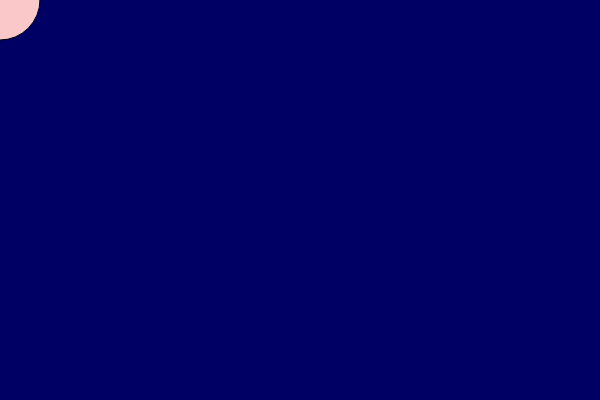
Frame 1 (no input)
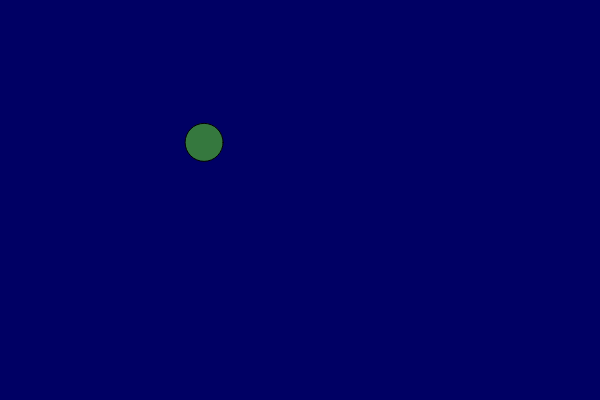
Frame 60 (no input)
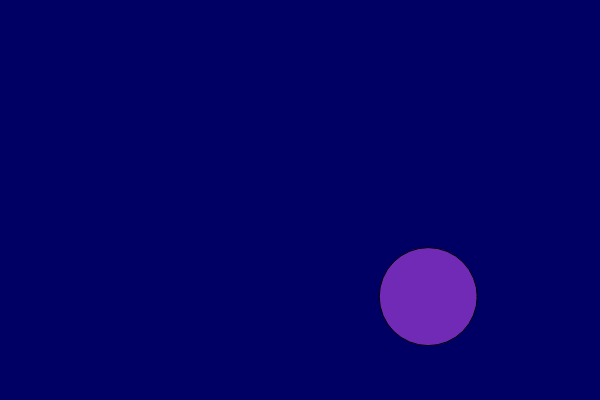
Frame 120 (the mouse pressed at the canvas centre since frame 60)

The p5.js sketch that drew these frames (run headless with seeded random() and noise() and a simulated clock; from frame 60 on, the mouse is pressed at the canvas centre):

// p5.js sketch
// ── sketch.js
//Exercise from Coding Train 2.2
//Use variables to change aspects of the circle
//animate, change size, change color etc

let circleX = 0;
let circleY = 0;
let redColor = 250;
let greenColor = 200;
let blueColor = 200;
let circleSize = 80;

function setup() {
  createCanvas(600, 400);
}

function draw() {
  background(0, 0, 100);

  fill(redColor, greenColor, blueColor)
  ellipse(circleX, circleY, circleSize)

  //change position
  circleX = circleX + random(7);
  circleY = circleY + random(5);

  //change size
  circleSize = circleSize + 1;

  //change colors
  redColor = redColor + 1;
  greenColor = greenColor + 3;
  blueColor = blueColor + 2;

  //reset all variables to 0 if go over size requirements
  if (circleX > 600) circleX = 0;
  if (circleY > 400) circleY = 0;
  if (circleSize > 100) circleSize = 0

  if (redColor > 255) redColor = 0;
  if (greenColor > 255) greenColor = 0;
  if (blueColor > 255) blueColor = 0;
}
